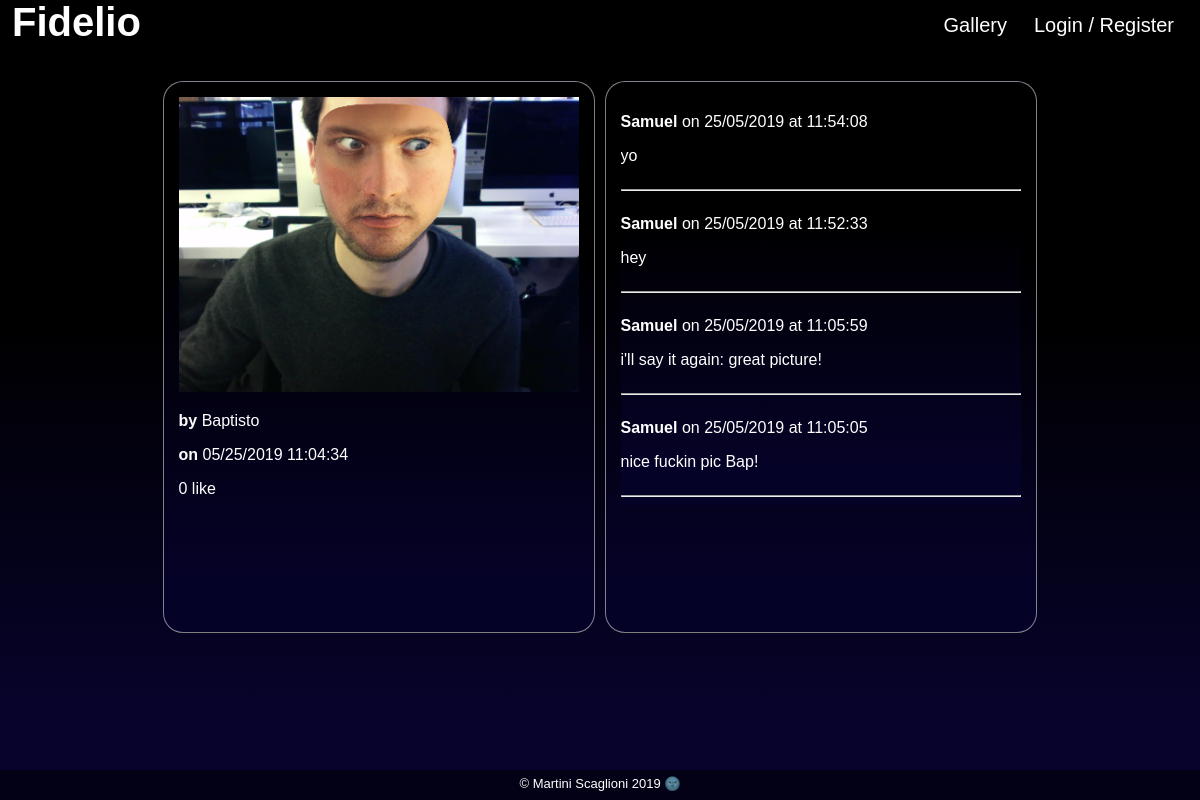
Page /index.php?view=picture&id=51 on the committed database.
### tables this page shows
CREATE TABLE `pictures` (
  `picture_id` int(11) NOT NULL,
  `user_id` int(100) NOT NULL,
  `content` text NOT NULL
);

CREATE TABLE `users` (
  `user_id` int(11) NOT NULL,
  `user_name` varchar(100) NOT NULL,
  `user_email` varchar(100) NOT NULL,
  `user_password` text NOT NULL,
  `hash` text NOT NULL,
  `account_valid` int(11) NOT NULL,
  `notifications` int(1) NOT NULL
);

CREATE TABLE `comments` (
  `id` int(11) NOT NULL,
  `picture_id` int(11) NOT NULL,
  `user_id` int(100) NOT NULL,
  `comment` text NOT NULL,
  `comment_date` datetime NOT NULL
);

### model/PictureManager.php (called while the page is built, shortened)
<?
class PictureManager extends Manager
{
    public function getPictures($picture_id)
    {
        $db = $this->dbConnect();
        if ($picture_id != '')
        {
            $pictures = $db->prepare("SELECT picture_id, user_id, content FROM pictures WHERE picture_id = '$picture_id'");
            $pictures->execute();
        }
        else
        {
            $pictures = $db->prepare('SELECT picture_id, user_id, content FROM pictures ORDER BY picture_id DESC');
            $pictures->execute();
        }
        return $pictures;
    }
}

### model/UserManager.php (called while the page is built, shortened)
<?
class UserManager extends Manager
{
    public function getUsers()
    {
        $db = $this->dbConnect();
        $req = $db->prepare("SELECT user_id, user_name, user_email, user_password, hash, account_valid, notifications FROM users ORDER BY user_id");
        $req->execute();
        return $req;
    }
}

### model/CommentManager.php (called while the page is built, shortened)
<?
class CommentManager extends Manager
{
    public function getComments()
    {
        $db = $this->dbConnect();
        $comments = $db->prepare('SELECT id, picture_id, user_id, comment, DATE_FORMAT(comment_date, \'%d/%m/%Y at %H:%i:%s\') AS comment_date_fr FROM comments ORDER BY id ASC');
        $comments->execute();
        return $comments;
    }
}

### view/pictureView.php (the view, shortened to what this page needs)
        <div class="main_nav">
            <?php
                $user = $users->fetchAll();
                $comment = $comments->fetchAll();
                $like = $likes->fetchAll();
                $pictures = $gallery->fetchAll();
                $likes_nb = 0;
                for ($i = 0; $pictures[$i]; $i++)
                {
                    if ($pictures[$i]['picture_id'] == $picture_id)
                    {
                        $img = $pictures[$i]['content'];
                        $picture_was_taken_by = $pictures[$i]['user_id'];
                    }
                }
                for ($i = 0; $user[$i]; $i++)
                {
                    if ($picture_was_taken_by == $user[$i]['user_id'])
                    {
                        $picture_author = $user[$i]['user_name'];
                    }
                }
                for ($i = 0; $like[$i]; $i++)
                {
                    if ($like[$i]['picture_id'] == $picture_id)
                    {
                        $likes_nb++;
                    }
                    if ($like[$i]['picture_id'] == $picture_id && $like[$i]['user_id'] == $loggued_user_id)
                    {
                        $user_has_liked = 1;
                    }
                }
                $date = strstr($img, ':');
                $date = substr($date, 1);
                $date = strtok($date, '.');
            ?>
            <div class="picture_view">
                <?php
                    echo '<img class="single-picture" src="pictures/snaps/'.$img.'"/>';
                ?>
                <p><strong>by </strong><?= $picture_author ?></p>
                <p><strong>on </strong><?= date('m/d/Y H:i:s', $date) ?></p>
                <?php
                    if ($likes_nb < 2)
                    {
                        echo '<p id="likes"> '.$likes_nb.' like</p>';
                    } else {
                        echo '<p id="likes"> '.$likes_nb.' likes</p>';
                    }
                ?>
            </div>
            <div class="comment_view">
                <?php
                    for ($i = 0; $comment[$i]; $i++)
                    {
                        if ($comment[$i]['picture_id'] == $picture_id)
                        {
                            $j++;
                        }
                    }
                    if ($j > 0)
                    {
                        if ($_SESSION['loggued_on_user'])
                        {
                            $section = 'comments_section';
                        } else {
                            $section = 'comments_section_full';
                        }
                ?>
                <section class="<?= $section ?>">
                    <?php
                        for ($i = 0; $comment[$i]; $i++)
                        {
                            $i++;
                        }
                        while ($i-- > 0)
                        {
                            if ($comment[$i]['picture_id'] == $picture_id)
                            {
                                for ($j = 0; $user[$j]; $j++)
                                {
                                    if ($user[$j]['user_id'] == $comment[$i]['user_id'])
                                    {
                                        $commentor = $user[$j]['user_name'];
                                    }
                                }
                    ?>
                        <div class='single_comment' style="overflow: hidden">
                            <p><strong><?= htmlspecialchars($commentor) ?></strong> on <?= $comment[$i]['comment_date_fr'] ?>
                            <p><?= nl2br(htmlspecialchars($comment[$i]['comment'])) ?></p>
                        </div>
                        <hr>
                    <?php
                            }
                        }
                    ?>
                </section>
                <?php
                    }
                    else {
                        echo '  <div class="picture_special_p">
                                    <p> No comments yet </p>
                                </div>';
                    }
                ?>
            </div>
        </div>
<?php require('view/template.php'); ?>

### public/css/style.css (style rules this page uses)
html, body { height: 100%; width: 100%; margin: 0; padding: 0; color: white; background-color: #000000; background-image: linear-gradient(180deg, #000000 40%, #07032c 90%); }
p { font-family: "Avenir",Arial,sans-serif; }
.main_nav { display: block; margin-top: 30px; margin-left: auto; margin-right: auto; width: 875px; height: 77vh; }
.picture_view { border-radius: 20px; padding: 15px; border:1px solid rgba(255, 255, 255, 0.5); background: linear-gradient(180deg, #000000 30%, #050227 90%); float: left; display: inline; width: 400px; height: 520px; }
.comment_view { border-radius: 20px; padding: 15px; border:1px solid rgba(255, 255, 255, 0.5); background: linear-gradient(180deg, #000000 30%, #050227 90%); display: inline; float: left; height: 520px; width: 400px; margin-left: 10px; }
.single-picture { width: 400px; height: 295px; }
.comments_section_full { background: linear-gradient(180deg, #000000 30%, #050227 90%); background-color: rgb(255, 255, 255, 0.1); width: 400px; max-height: 520px; float: left; overflow: hidden; overflow-y: auto; }
.single_comment { width: 100%; }

### rows in the picture
pictures: content (picture), content "05/25/2019 11:04:34"
users: user_name "Baptisto"
comments: user.user_name "Samuel", comment_date_fr "25/05/2019 at 11:54:08", comment "yo"
comments: user.user_name "Samuel", comment_date_fr "25/05/2019 at 11:52:33", comment "hey"
comments: user.user_name "Samuel", comment_date_fr "25/05/2019 at 11:05:59", comment "i'll say it again: great picture!"
comments: user.user_name "Samuel", comment_date_fr "25/05/2019 at 11:05:05", comment "nice fuckin pic Bap!"

### other values in the picture
$likes_nb "0"
